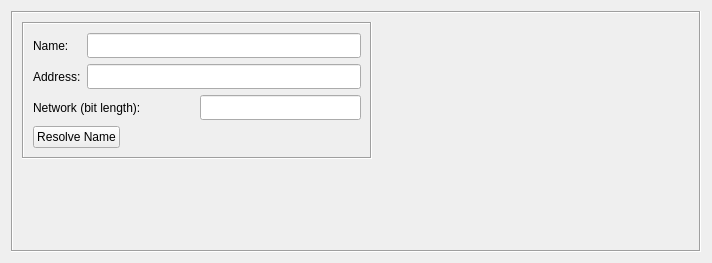
<?xml version="1.0" encoding="UTF-8"?>
<ui version="4.0">
 <class>IPv6Dialog_q</class>
 <widget class="QWidget" name="IPv6Dialog_q">
  <property name="enabled">
   <bool>true</bool>
  </property>
  <property name="geometry">
   <rect>
    <x>0</x>
    <y>0</y>
    <width>712</width>
    <height>263</height>
   </rect>
  </property>
  <property name="windowTitle">
   <string>IPv6</string>
  </property>
  <layout class="QGridLayout" name="gridLayout">
   <item row="0" column="0">
    <widget class="QFrame" name="frame7">
     <property name="sizePolicy">
      <sizepolicy hsizetype="Preferred" vsizetype="Preferred">
       <horstretch>0</horstretch>
       <verstretch>0</verstretch>
      </sizepolicy>
     </property>
     <property name="frameShape">
      <enum>QFrame::Shape::Box</enum>
     </property>
     <property name="frameShadow">
      <enum>QFrame::Shadow::Sunken</enum>
     </property>
     <layout class="QHBoxLayout" name="horizontalLayout_3">
      <item>
       <layout class="QVBoxLayout" name="verticalLayout">
        <item>
         <widget class="QFrame" name="frame14">
          <property name="sizePolicy">
           <sizepolicy hsizetype="Fixed" vsizetype="Preferred">
            <horstretch>0</horstretch>
            <verstretch>0</verstretch>
           </sizepolicy>
          </property>
          <property name="minimumSize">
           <size>
            <width>350</width>
            <height>16</height>
           </size>
          </property>
          <property name="maximumSize">
           <size>
            <width>350</width>
            <height>16777215</height>
           </size>
          </property>
          <property name="frameShape">
           <enum>QFrame::Shape::Box</enum>
          </property>
          <property name="frameShadow">
           <enum>QFrame::Shadow::Sunken</enum>
          </property>
          <layout class="QGridLayout" name="gridLayout_2">
           <item row="0" column="0">
            <widget class="QLabel" name="textLabel1">
             <property name="maximumSize">
              <size>
               <width>55</width>
               <height>16777215</height>
              </size>
             </property>
             <property name="text">
              <string>Name:</string>
             </property>
             <property name="wordWrap">
              <bool>false</bool>
             </property>
            </widget>
           </item>
           <item row="0" column="1">
            <widget class="QLineEdit" name="obj_name">
             <property name="sizePolicy">
              <sizepolicy hsizetype="Preferred" vsizetype="Fixed">
               <horstretch>200</horstretch>
               <verstretch>0</verstretch>
              </sizepolicy>
             </property>
             <property name="minimumSize">
              <size>
               <width>0</width>
               <height>25</height>
              </size>
             </property>
            </widget>
           </item>
           <item row="1" column="0">
            <widget class="QLabel" name="textLabel2_2">
             <property name="minimumSize">
              <size>
               <width>0</width>
               <height>0</height>
              </size>
             </property>
             <property name="maximumSize">
              <size>
               <width>55</width>
               <height>16777215</height>
              </size>
             </property>
             <property name="text">
              <string>Address:</string>
             </property>
             <property name="wordWrap">
              <bool>false</bool>
             </property>
            </widget>
           </item>
           <item row="1" column="1">
            <widget class="QLineEdit" name="address">
             <property name="sizePolicy">
              <sizepolicy hsizetype="Preferred" vsizetype="Fixed">
               <horstretch>200</horstretch>
               <verstretch>0</verstretch>
              </sizepolicy>
             </property>
             <property name="minimumSize">
              <size>
               <width>0</width>
               <height>25</height>
              </size>
             </property>
             <property name="text">
              <string/>
             </property>
            </widget>
           </item>
           <item row="2" column="0" colspan="2">
            <layout class="QHBoxLayout" name="horizontalLayout">
             <item>
              <widget class="QLabel" name="netmaskLabel">
               <property name="text">
                <string>Network (bit length):</string>
               </property>
               <property name="wordWrap">
                <bool>false</bool>
               </property>
              </widget>
             </item>
             <item>
              <widget class="QLineEdit" name="netmask">
               <property name="sizePolicy">
                <sizepolicy hsizetype="Preferred" vsizetype="Fixed">
                 <horstretch>0</horstretch>
                 <verstretch>0</verstretch>
                </sizepolicy>
               </property>
               <property name="minimumSize">
                <size>
                 <width>0</width>
                 <height>25</height>
                </size>
               </property>
              </widget>
             </item>
            </layout>
           </item>
           <item row="3" column="0" colspan="2">
            <layout class="QHBoxLayout" name="horizontalLayout_2">
             <item>
              <widget class="QPushButton" name="dnsLookup">
               <property name="text">
                <string>Resolve Name</string>
               </property>
              </widget>
             </item>
             <item>
              <spacer name="horizontalSpacer">
               <property name="orientation">
                <enum>Qt::Orientation::Horizontal</enum>
               </property>
               <property name="sizeHint" stdset="0">
                <size>
                 <width>40</width>
                 <height>20</height>
                </size>
               </property>
              </spacer>
             </item>
            </layout>
           </item>
          </layout>
         </widget>
        </item>
        <item>
         <spacer name="verticalSpacer">
          <property name="orientation">
           <enum>Qt::Orientation::Vertical</enum>
          </property>
          <property name="sizeHint" stdset="0">
           <size>
            <width>20</width>
            <height>40</height>
           </size>
          </property>
         </spacer>
        </item>
       </layout>
      </item>
      <item>
       <widget class="CommentKeywords" name="commentKeywords" native="true">
        <property name="sizePolicy">
         <sizepolicy hsizetype="Expanding" vsizetype="Expanding">
          <horstretch>0</horstretch>
          <verstretch>0</verstretch>
         </sizepolicy>
        </property>
       </widget>
      </item>
     </layout>
    </widget>
   </item>
  </layout>
 </widget>
 <customwidgets>
  <customwidget>
   <class>CommentKeywords</class>
   <extends>QWidget</extends>
   <header>CommentKeywords.h</header>
   <container>1</container>
  </customwidget>
 </customwidgets>
 <tabstops>
  <tabstop>obj_name</tabstop>
  <tabstop>address</tabstop>
 </tabstops>
 <resources>
  <include location="MainRes.qrc"/>
 </resources>
 <connections>
  <connection>
   <sender>address</sender>
   <signal>editingFinished()</signal>
   <receiver>IPv6Dialog_q</receiver>
   <slot>changed()</slot>
   <hints>
    <hint type="sourcelabel">
     <x>20</x>
     <y>20</y>
    </hint>
    <hint type="destinationlabel">
     <x>20</x>
     <y>20</y>
    </hint>
   </hints>
  </connection>
  <connection>
   <sender>obj_name</sender>
   <signal>editingFinished()</signal>
   <receiver>IPv6Dialog_q</receiver>
   <slot>changed()</slot>
   <hints>
    <hint type="sourcelabel">
     <x>20</x>
     <y>20</y>
    </hint>
    <hint type="destinationlabel">
     <x>20</x>
     <y>20</y>
    </hint>
   </hints>
  </connection>
  <connection>
   <sender>dnsLookup</sender>
   <signal>clicked()</signal>
   <receiver>IPv6Dialog_q</receiver>
   <slot>DNSlookup()</slot>
   <hints>
    <hint type="sourcelabel">
     <x>227</x>
     <y>194</y>
    </hint>
    <hint type="destinationlabel">
     <x>361</x>
     <y>126</y>
    </hint>
   </hints>
  </connection>
 </connections>
 <slots>
  <slot>changed()</slot>
 </slots>
</ui>
